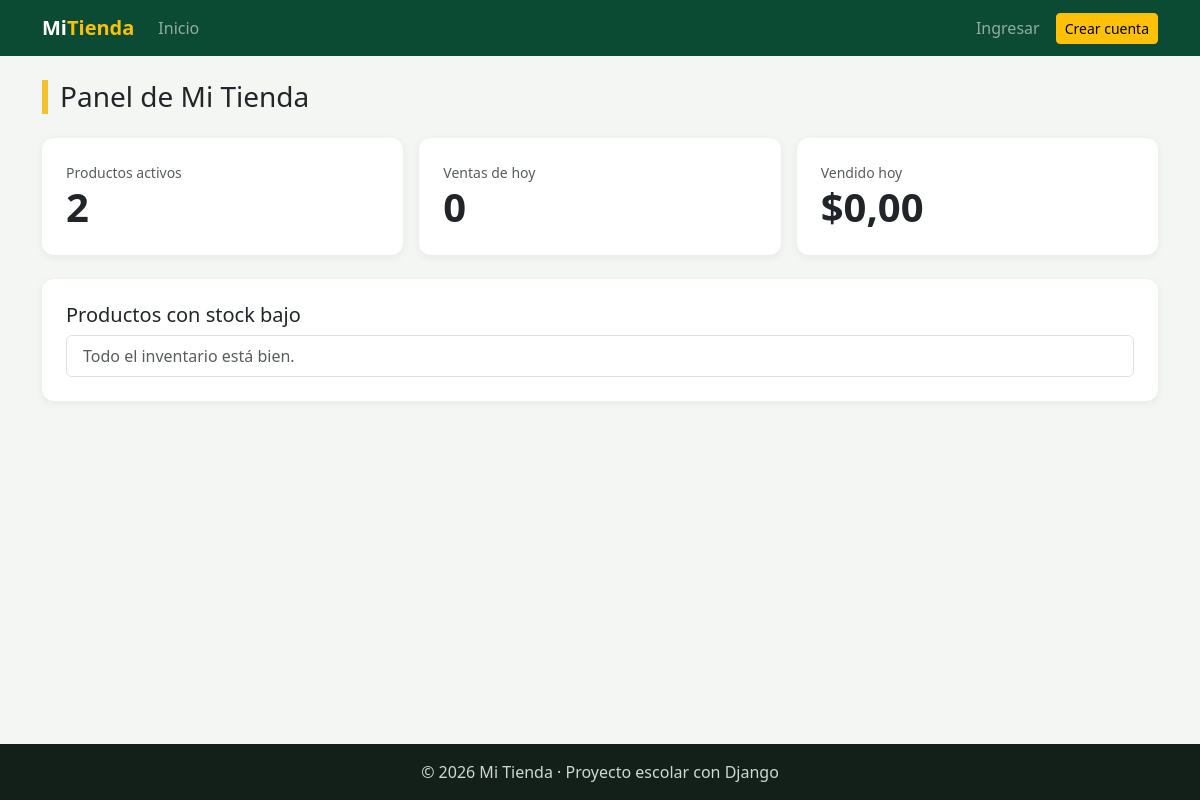
Before: / with the older database file.
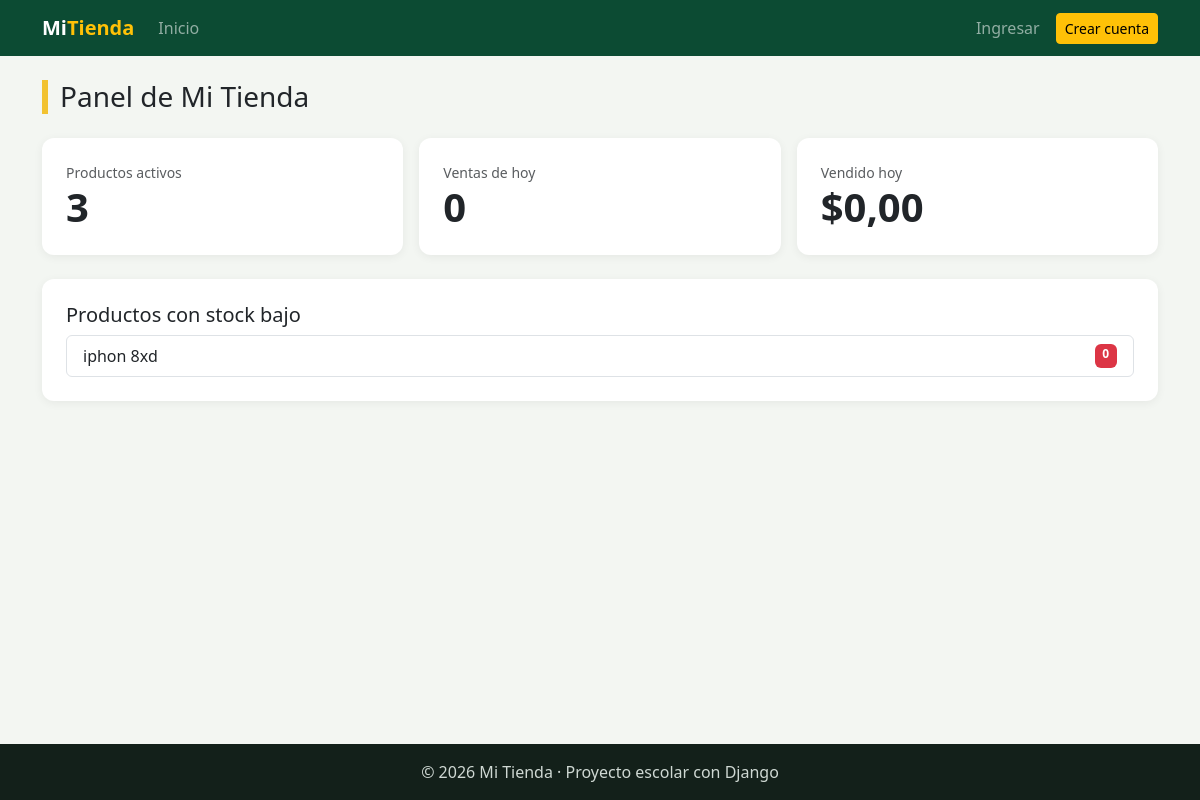
After: the same page with the newer database file.
### facturacion/models.py (models this page shows, shortened)
class ModeloBase(models.Model):
    user = models.ForeignKey(                    # 1:N con User: un usuario registra muchos registros
        User,
        on_delete=models.SET_NULL,               # Si borran al usuario, el registro se queda con user vacío
        null=True,                               # SET_NULL necesita que la columna acepte NULL
        blank=True,
        editable=False,                          # No aparece en formularios: lo llena la VISTA, no la persona
        related_name="%(class)s_registrados",    # %(class)s = nombre del modelo → user.producto_registrados
        verbose_name="Registrado por",
    )
    fecha_creacion = models.DateTimeField("Fecha de creación", auto_now_add=True)   # Se llena sola al CREAR
    fecha_modificacion = models.DateTimeField("Última modificación", auto_now=True) # Se actualiza sola en CADA save()
    class Meta:
        abstract = True                          # ← LA CLAVE: modelo "molde", sin tabla propia

class Producto(ModeloBase):
    nombre = models.CharField(max_length=100)
    descripcion = models.TextField("Descripción", blank=True)
    precio = models.DecimalField(max_digits=10, decimal_places=2)    # Precio de VENTA actual
    stock = models.PositiveIntegerField(default=0)                   # Unidades en bodega (nunca negativo)
    imagen = models.ImageField(                  # NUEVO: guarda una FOTO
        upload_to="productos/",                  #   el archivo va a MEDIA_ROOT/productos/
        blank=True,                              #   la foto es opcional
    )                                            #   En la tabla solo se guarda el TEXTO de la ruta: "productos/a55.jpg"
    marca = models.ForeignKey(Marca, on_delete=models.PROTECT, related_name="productos")
    categorias = models.ManyToManyField(Categoria, related_name="productos", blank=True)
    activo = models.BooleanField(default=True)
    class Meta:
        verbose_name = "Producto"
        verbose_name_plural = "Productos"
        ordering = ["nombre"]

### mi_tienda/views.py (the view)
# urls.py: path("", views.InicioView.as_view(), name="home"),          # VBC: .as_view() convierte la clase en vista
class InicioView(TemplateView):                    # TemplateView: "muestra un template con datos"
    template_name = "home.html"                    # ATRIBUTO: ¿qué HTML?
    def get_context_data(self, **kwargs):          # MÉTODO: ¿qué datos recibe el HTML?
        contexto = super().get_context_data(**kwargs)   # 1. lo que TemplateView ya prepara
        hoy = timezone.localdate()                      # 2. la fecha de hoy en Ecuador
        ventas_hoy = Venta.objects.filter(fecha_hora__date=hoy)
        contexto["total_productos"] = Producto.objects.filter(activo=True).count()
        contexto["ventas_hoy"] = ventas_hoy.count()
        contexto["vendido_hoy"] = ventas_hoy.aggregate(suma=Sum("total"))["suma"] or 0   # SUM(total)
        contexto["stock_bajo"] = Producto.objects.filter(activo=True, stock__lt=5)        # menos de 5 unidades
        return contexto                                 # 3. entregamos todo

### templates/home.html (shortened to what this page needs)
{% extends "base.html" %}
{% block contenido %}
<h1 class="h3 titulo-pagina mb-4">Panel de Mi Tienda</h1>
<div class="row g-3 mb-4">
    <div class="col-md-4"><div class="tarjeta">
        <div class="text-muted small">Productos activos</div>
        <div class="display-6 fw-bold">{{ total_productos }}</div>
    </div></div>
    <div class="col-md-4"><div class="tarjeta">
        <div class="text-muted small">Ventas de hoy</div>
        <div class="display-6 fw-bold">{{ ventas_hoy }}</div>
    </div></div>
    <div class="col-md-4"><div class="tarjeta">
        <div class="text-muted small">Vendido hoy</div>
        <div class="display-6 fw-bold">${{ vendido_hoy|floatformat:2 }}</div>
    </div></div>
</div>
<div class="tarjeta">
    <h2 class="h5">Productos con stock bajo</h2>
    <ul class="list-group">
        {% for producto in stock_bajo %}
            <li class="list-group-item d-flex justify-content-between">
                {{ producto.nombre }} <span class="badge bg-danger">{{ producto.stock }}</span>
            </li>
        {% empty %}
            <li class="list-group-item text-muted">Todo el inventario está bien.</li>
        {% endfor %}
    </ul>
</div>
{% endblock %}

Changed rows visible on the page:
added Producto: nombre "iphon 8xd", stock "0"
Other visible differences:
{{ total_productos }}: "2" → "3"
text no longer shown: "Todo el inventario está bien."
